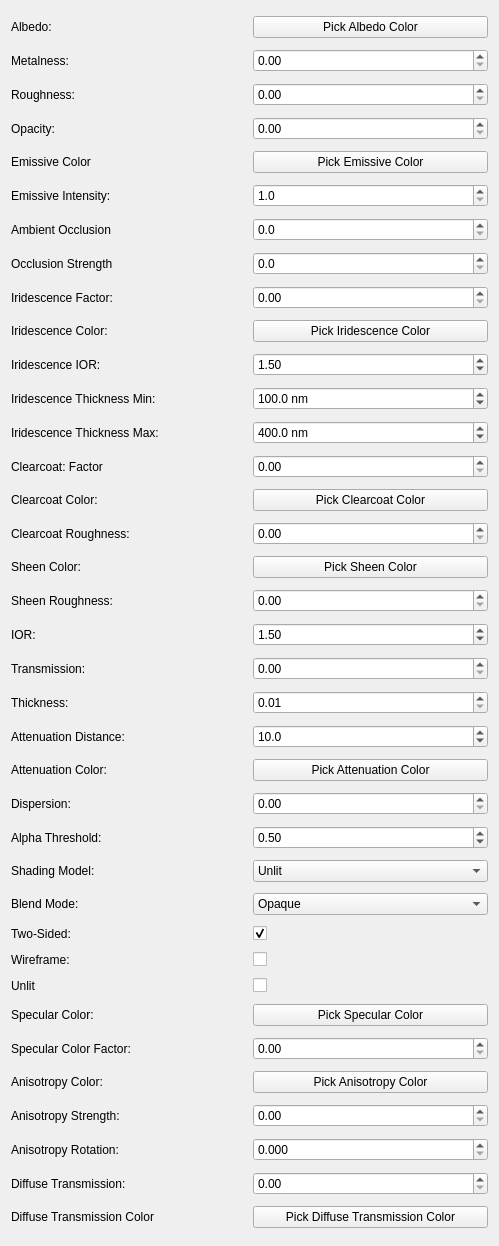
         <widget class="QWidget" name="scrollContents">
          <property name="geometry">
           <rect>
            <x>0</x>
            <y>-767</y>
            <width>499</width>
            <height>1246</height>
           </rect>
          </property>
          <layout class="QGridLayout" name="gridLayout_4">
           <item row="14" column="0">
            <widget class="QLabel" name="lblClearcoatcolor">
             <property name="text">
              <string>Clearcoat Color:</string>
             </property>
            </widget>
           </item>
           <item row="32" column="1">
            <widget class="QPushButton" name="btnAnisotropyColor">
             <property name="text">
              <string>Pick Anisotropy Color</string>
             </property>
            </widget>
           </item>
           <item row="7" column="1">
            <widget class="QDoubleSpinBox" name="occlusionStrengthSpin">
             <property name="decimals">
              <number>1</number>
             </property>
             <property name="minimum">
              <double>0.000000000000000</double>
             </property>
             <property name="maximum">
              <double>1.000000000000000</double>
             </property>
             <property name="singleStep">
              <double>0.100000000000000</double>
             </property>
             <property name="value">
              <double>0.000000000000000</double>
             </property>
            </widget>
           </item>
           <item row="15" column="1">
            <widget class="QDoubleSpinBox" name="clearcoatRoughnessSpin">
             <property name="decimals">
              <number>2</number>
             </property>
             <property name="minimum">
              <double>0.000000000000000</double>
             </property>
             <property name="maximum">
              <double>1.000000000000000</double>
             </property>
             <property name="singleStep">
              <double>0.010000000000000</double>
             </property>
             <property name="value">
              <double>0.000000000000000</double>
             </property>
            </widget>
           </item>
           <item row="28" column="1">
            <widget class="QCheckBox" name="wireframeCheck">
             <property name="text">
              <string/>
             </property>
            </widget>
           </item>
           <item row="25" column="0">
            <widget class="QLabel" name="lblShadingmodel">
             <property name="text">
              <string>Shading Model:</string>
             </property>
            </widget>
           </item>
           <item row="34" column="1">
            <widget class="QDoubleSpinBox" name="doubleSpinBoxAnisotropyRotation">
             <property name="decimals">
              <number>3</number>
             </property>
             <property name="minimum">
              <double>0.000000000000000</double>
             </property>
             <property name="maximum">
              <double>6.283000000000000</double>
             </property>
             <property name="singleStep">
              <double>0.100000000000000</double>
             </property>
            </widget>
           </item>
           <item row="25" column="1">
            <widget class="QComboBox" name="shadingCombo">
             <item>
              <property name="text">
               <string>Unlit</string>
              </property>
             </item>
             <item>
              <property name="text">
               <string>Blinn-Phong</string>
              </property>
             </item>
             <item>
              <property name="text">
               <string>PBR</string>
              </property>
             </item>
             <item>
              <property name="text">
               <string>Toon</string>
              </property>
             </item>
            </widget>
           </item>
           <item row="29" column="1">
            <widget class="QCheckBox" name="unlitCheck">
             <property name="text">
              <string/>
             </property>
            </widget>
           </item>
           <item row="35" column="0">
            <widget class="QLabel" name="lblDiffusetransmissionfactor">
             <property name="text">
              <string>Diffuse Transmission:</string>
             </property>
            </widget>
           </item>
           <item row="2" column="0">
            <widget class="QLabel" name="lblRoughness">
             <property name="text">
              <string>Roughness:</string>
             </property>
            </widget>
           </item>
           <item row="29" column="0">
            <widget class="QLabel" name="lblUnlit">
             <property name="text">
              <string>Unlit</string>
             </property>
            </widget>
           </item>
           <item row="34" column="0">
            <widget class="QLabel" name="lblAnisotropyrotation">
             <property name="text">
              <string>Anisotropy Rotation:</string>
             </property>
            </widget>
           </item>
           <item row="26" column="1">
            <widget class="QComboBox" name="blendCombo">
             <item>
              <property name="text">
               <string>Opaque</string>
              </property>
             </item>
             <item>
              <property name="text">
               <string>Masked</string>
              </property>
             </item>
             <item>
              <property name="text">
               <string>Alpha</string>
              </property>
             </item>
             <item>
              <property name="text">
               <string>Additive</string>
              </property>
             </item>
             <item>
              <property name="text">
               <string>Multiply</string>
              </property>
             </item>
            </widget>
           </item>
           <item row="17" column="0">
            <widget class="QLabel" name="lblSheenroughness">
             <property name="text">
              <string>Sheen Roughness:</string>
             </property>
            </widget>
           </item>
           <item row="27" column="0">
            <widget class="QLabel" name="lblTwosided">
             <property name="text">
              <string>Two-Sided:</string>
             </property>
            </widget>
           </item>
           <item row="33" column="0">
            <widget class="QLabel" name="lblAnisotropystrength">
             <property name="text">
              <string>Anisotropy Strength:</string>
             </property>
            </widget>
           </item>
           <item row="23" column="1">
            <widget class="QDoubleSpinBox" name="dispersionSpin">
             <property name="decimals">
              <number>2</number>
             </property>
             <property name="minimum">
              <double>0.000000000000000</double>
             </property>
             <property name="maximum">
              <double>1.000000000000000</double>
             </property>
             <property name="singleStep">
              <double>0.010000000000000</double>
             </property>
             <property name="value">
              <double>0.000000000000000</double>
             </property>
            </widget>
           </item>
           <item row="19" column="0">
            <widget class="QLabel" name="lblTransmission">
             <property name="text">
              <string>Transmission:</string>
             </property>
            </widget>
           </item>
           <item row="11" column="0">
            <widget class="QLabel" name="lblIridescencethicknessmin">
             <property name="text">
              <string>Iridescence Thickness Min:</string>
             </property>
            </widget>
           </item>
           <item row="21" column="0">
            <widget class="QLabel" name="lblAttenuationdistance">
             <property name="text">
              <string>Attenuation Distance:</string>
             </property>
            </widget>
           </item>
           <item row="22" column="0">
            <widget class="QLabel" name="lblAttenuationcolor">
             <property name="text">
              <string>Attenuation Color:</string>
             </property>
            </widget>
           </item>
           <item row="24" column="1">
            <widget class="QDoubleSpinBox" name="alphaThresholdSpin">
             <property name="decimals">
              <number>2</number>
             </property>
             <property name="minimum">
              <double>0.000000000000000</double>
             </property>
             <property name="maximum">
              <double>1.000000000000000</double>
             </property>
             <property name="singleStep">
              <double>0.010000000000000</double>
             </property>
             <property name="value">
              <double>0.500000000000000</double>
             </property>
            </widget>
           </item>
           <item row="24" column="0">
            <widget class="QLabel" name="lblAlphathreshold">
             <property name="text">
              <string>Alpha Threshold:</string>
             </property>
            </widget>
           </item>
           <item row="20" column="1">
            <widget class="QDoubleSpinBox" name="thicknessSpin">
             <property name="decimals">
              <number>2</number>
             </property>
             <property name="minimum">
              <double>0.010000000000000</double>
             </property>
             <property name="maximum">
              <double>10.000000000000000</double>
             </property>
             <property name="singleStep">
              <double>0.100000000000000</double>
             </property>
             <property name="value">
              <double>0.010000000000000</double>
             </property>
            </widget>
           </item>
           <item row="10" column="0">
            <widget class="QLabel" name="lblIridescenceior">
             <property name="text">
              <string>Iridescence IOR:</string>
             </property>
            </widget>
           </item>
           <item row="33" column="1">
            <widget class="QDoubleSpinBox" name="doubleSpinBoxAnisotropyStrength">
             <property name="decimals">
              <number>2</number>
             </property>
             <property name="minimum">
              <double>0.000000000000000</double>
             </property>
             <property name="maximum">
              <double>1.000000000000000</double>
             </property>
             <property name="singleStep">
              <double>0.010000000000000</double>
             </property>
            </widget>
           </item>
           <item row="21" column="1">
            <widget class="QDoubleSpinBox" name="attenuationDistanceSpin">
             <property name="decimals">
              <number>1</number>
             </property>
             <property name="minimum">
              <double>0.000000000000000</double>
             </property>
             <property name="maximum">
              <double>100.000000000000000</double>
             </property>
             <property name="singleStep">
              <double>0.100000000000000</double>
             </property>
             <property name="value">
              <double>10.000000000000000</double>
             </property>
            </widget>
           </item>
           <item row="18" column="0">
            <widget class="QLabel" name="lblIor">
             <property name="text">
              <string>IOR:</string>
             </property>
            </widget>
           </item>
           <item row="7" column="0">
            <widget class="QLabel" name="lblOcclusionStrength">
             <property name="text">
              <string>Occlusion Strength</string>
             </property>
            </widget>
           </item>
           <item row="35" column="1">
            <widget class="QDoubleSpinBox" name="doubleSpinBoxDiffuseTransmissionFactor">
             <property name="decimals">
              <number>2</number>
             </property>
             <property name="minimum">
              <double>0.000000000000000</double>
             </property>
             <property name="maximum">
              <double>1.000000000000000</double>
             </property>
             <property name="singleStep">
              <double>0.010000000000000</double>
             </property>
            </widget>
           </item>
           <item row="3" column="0">
            <widget class="QLabel" name="lblOpacity">
             <property name="text">
              <string>Opacity:</string>
             </property>
            </widget>
           </item>
           <item row="28" column="0">
            <widget class="QLabel" name="lblWireframe">
             <property name="text">
              <string>Wireframe:</string>
             </property>
            </widget>
           </item>
           <item row="8" column="1">
            <widget class="QDoubleSpinBox" name="iridescenceFactorSpin">
             <property name="decimals">
              <number>2</number>
             </property>
             <property name="minimum">
              <double>0.000000000000000</double>
             </property>
             <property name="maximum">
              <double>1.000000000000000</double>
             </property>
             <property name="singleStep">
              <double>0.010000000000000</double>
             </property>
             <property name="value">
              <double>0.000000000000000</double>
             </property>
            </widget>
           </item>
           <item row="31" column="1">
            <widget class="QDoubleSpinBox" name="doubleSpinBoxSpecularFactor">
             <property name="decimals">
              <number>2</number>
             </property>
             <property name="minimum">
              <double>0.000000000000000</double>
             </property>
             <property name="maximum">
              <double>1.000000000000000</double>
             </property>
             <property name="singleStep">
              <double>0.010000000000000</double>
             </property>
            </widget>
           </item>
           <item row="17" column="1">
            <widget class="QDoubleSpinBox" name="sheenRoughnessSpin">
             <property name="decimals">
              <number>2</number>
             </property>
             <property name="minimum">
              <double>0.000000000000000</double>
             </property>
             <property name="maximum">
              <double>1.000000000000000</double>
             </property>
             <property name="singleStep">
              <double>0.010000000000000</double>
             </property>
             <property name="value">
              <double>0.000000000000000</double>
             </property>
            </widget>
           </item>
           <item row="36" column="1">
            <widget class="QPushButton" name="btnDiffTransColor">
             <property name="text">
              <string>Pick Diffuse Transmission Color</string>
             </property>
            </widget>
           </item>
           <item row="16" column="1">
            <widget class="QPushButton" name="btnSheenColor">
             <property name="text">
              <string>Pick Sheen Color</string>
             </property>
            </widget>
           </item>
           <item row="10" column="1">
            <widget class="QDoubleSpinBox" name="iridescenceIorSpin">
             <property name="decimals">
              <number>2</number>
             </property>
             <property name="minimum">
              <double>1.000000000000000</double>
             </property>
             <property name="maximum">
              <double>2.500000000000000</double>
             </property>
             <property name="singleStep">
              <double>0.010000000000000</double>
             </property>
             <property name="value">
              <double>1.500000000000000</double>
             </property>
            </widget>
           </item>
           <item row="18" column="1">
            <widget class="QDoubleSpinBox" name="iorSpin">
             <property name="decimals">
              <number>2</number>
             </property>
             <property name="minimum">
              <double>1.000000000000000</double>
             </property>
             <property name="maximum">
              <double>3.000000000000000</double>
             </property>
             <property name="singleStep">
              <double>0.010000000000000</double>
             </property>
             <property name="value">
              <double>1.500000000000000</double>
             </property>
            </widget>
           </item>
           <item row="12" column="0">
            <widget class="QLabel" name="lblIridescencethicknessmax">
             <property name="text">
              <string>Iridescence Thickness Max:</string>
             </property>
            </widget>
           </item>
           <item row="8" column="0">
            <widget class="QLabel" name="lblIridescencefactor">
             <property name="text">
              <string>Iridescence Factor:</string>
             </property>
            </widget>
           </item>
           <item row="5" column="0">
            <widget class="QLabel" name="lblEmissive">
             <property name="text">
              <string>Emissive Intensity:</string>
             </property>
            </widget>
           </item>
           <item row="32" column="0">
            <widget class="QLabel" name="lblAnisotropycolor">
             <property name="text">
              <string>Anisotropy Color:</string>
             </property>
            </widget>
           </item>
           <item row="16" column="0">
            <widget class="QLabel" name="lblSheencolor">
             <property name="text">
              <string>Sheen Color:</string>
             </property>
            </widget>
           </item>
           <item row="14" column="1">
            <widget class="QPushButton" name="btnCCColor">
             <property name="text">
              <string>Pick Clearcoat Color</string>
             </property>
            </widget>
           </item>
           <item row="26" column="0">
            <widget class="QLabel" name="lblBlendmode">
             <property name="text">
              <string>Blend Mode:</string>
             </property>
            </widget>
           </item>
           <item row="13" column="0">
            <widget class="QLabel" name="lblClearcoat">
             <property name="text">
              <string>Clearcoat: Factor</string>
             </property>
            </widget>
           </item>
           <item row="6" column="1">
            <widget class="QDoubleSpinBox" name="aoSpin">
             <property name="decimals">
              <number>1</number>
             </property>
             <property name="minimum">
              <double>0.000000000000000</double>
             </property>
             <property name="maximum">
              <double>1.000000000000000</double>
             </property>
             <property name="singleStep">
              <double>0.100000000000000</double>
             </property>
             <property name="value">
              <double>0.000000000000000</double>
             </property>
            </widget>
           </item>
           <item row="23" column="0">
            <widget class="QLabel" name="lblDispersion">
             <property name="text">
              <string>Dispersion:</string>
             </property>
            </widget>
           </item>
           <item row="30" column="1">
            <widget class="QPushButton" name="btnSpecularColor">
             <property name="text">
              <string>Pick Specular Color</string>
             </property>
            </widget>
           </item>
           <item row="3" column="1">
            <widget class="QDoubleSpinBox" name="opacitySpin">
             <property name="decimals">
              <number>2</number>
             </property>
             <property name="minimum">
              <double>0.000000000000000</double>
             </property>
             <property name="maximum">
              <double>1.000000000000000</double>
             </property>
             <property name="singleStep">
              <double>0.010000000000000</double>
             </property>
            </widget>
           </item>
           <item row="22" column="1">
            <widget class="QPushButton" name="btnAttenuationColor">
             <property name="text">
              <string>Pick Attenuation Color</string>
             </property>
            </widget>
           </item>
           <item row="13" column="1">
            <widget class="QDoubleSpinBox" name="clearcoatSpin">
             <property name="decimals">
              <number>2</number>
             </property>
             <property name="minimum">
              <double>0.000000000000000</double>
             </property>
             <property name="maximum">
              <double>1.000000000000000</double>
             </property>
             <property name="singleStep">
              <double>0.010000000000000</double>
             </property>
             <property name="value">
              <double>0.000000000000000</double>
             </property>
            </widget>
           </item>
           <item row="9" column="1">
            <widget class="QPushButton" name="btnIridColor">
             <property name="text">
              <string>Pick Iridescence Color</string>
             </property>
            </widget>
           </item>
           <item row="36" column="0">
            <widget class="QLabel" name="lblDiffuseTransmissionColor">
             <property name="text">
              <string>Diffuse Transmission Color</string>
             </property>
            </widget>
           </item>
           <item row="12" column="1">
            <widget class="QDoubleSpinBox" name="iridescenceThicknessMaxSpin">
             <property name="suffix">
              <string> nm</string>
             </property>
             <property name="decimals">
              <number>1</number>
             </property>
             <property name="minimum">
              <double>50.000000000000000</double>
             </property>
             <property name="maximum">
              <double>1500.000000000000000</double>
             </property>
             <property name="singleStep">
              <double>10.000000000000000</double>
             </property>
             <property name="value">
              <double>400.000000000000000</double>
             </property>
            </widget>
           </item>
           <item row="31" column="0">
            <widget class="QLabel" name="lblSpecularcolorfactor">
             <property name="text">
              <string>Specular Color Factor:</string>
             </property>
            </widget>
           </item>
           <item row="6" column="0">
            <widget class="QLabel" name="lblAmbientOcclusion">
             <property name="text">
              <string>Ambient Occlusion</string>
             </property>
            </widget>
           </item>
           <item row="11" column="1">
            <widget class="QDoubleSpinBox" name="iridescenceThicknessMinSpin">
             <property name="suffix">
              <string> nm</string>
             </property>
             <property name="decimals">
              <number>1</number>
             </property>
             <property name="minimum">
              <double>0.000000000000000</double>
             </property>
             <property name="maximum">
              <double>500.000000000000000</double>
             </property>
             <property name="singleStep">
              <double>10.000000000000000</double>
             </property>
             <property name="value">
              <double>100.000000000000000</double>
             </property>
            </widget>
           </item>
           <item row="0" column="0">
            <widget class="QLabel" name="lblAlbedo">
             <property name="text">
              <string>Albedo:</string>
             </property>
            </widget>
           </item>
           <item row="30" column="0">
            <widget class="QLabel" name="lblSpecularcolor">
             <property name="text">
              <string>Specular Color:</string>
             </property>
            </widget>
           </item>
           <item row="19" column="1">
            <widget class="QDoubleSpinBox" name="transmissionSpin">
             <property name="decimals">
              <number>2</number>
             </property>
             <property name="minimum">
              <double>0.000000000000000</double>
             </property>
             <property name="maximum">
              <double>1.000000000000000</double>
             </property>
             <property name="singleStep">
              <double>0.010000000000000</double>
             </property>
             <property name="value">
              <double>0.000000000000000</double>
             </property>
            </widget>
           </item>
           <item row="5" column="1">
            <widget class="QDoubleSpinBox" name="emissiveSpin">
             <property name="decimals">
              <number>1</number>
             </property>
             <property name="minimum">
              <double>1.000000000000000</double>
             </property>
             <property name="maximum">
              <double>10.000000000000000</double>
             </property>
             <property name="singleStep">
              <double>0.100000000000000</double>
             </property>
             <property name="value">
              <double>1.000000000000000</double>
             </property>
            </widget>
           </item>
           <item row="0" column="1">
            <widget class="QPushButton" name="btnAlbedoColor">
             <property name="text">
              <string>Pick Albedo Color</string>
             </property>
            </widget>
           </item>
           <item row="15" column="0">
            <widget class="QLabel" name="lblClearcoatroughness">
             <property name="text">
              <string>Clearcoat Roughness:</string>
             </property>
            </widget>
           </item>
           <item row="20" column="0">
            <widget class="QLabel" name="lblThickness">
             <property name="text">
              <string>Thickness:</string>
             </property>
            </widget>
           </item>
           <item row="9" column="0">
            <widget class="QLabel" name="lblIridescencecolor">
             <property name="text">
              <string>Iridescence Color:</string>
             </property>
            </widget>
           </item>
           <item row="1" column="1">
            <widget class="QDoubleSpinBox" name="metalnessSpin">
             <property name="decimals">
              <number>2</number>
             </property>
             <property name="minimum">
              <double>0.000000000000000</double>
             </property>
             <property name="maximum">
              <double>1.000000000000000</double>
             </property>
             <property name="singleStep">
              <double>0.010000000000000</double>
             </property>
            </widget>
           </item>
           <item row="27" column="1">
            <widget class="QCheckBox" name="twoSidedCheck">
             <property name="text">
              <string/>
             </property>
             <property name="checked">
              <bool>true</bool>
             </property>
            </widget>
           </item>
           <item row="1" column="0">
            <widget class="QLabel" name="lblMetalness">
             <property name="text">
              <string>Metalness:</string>
             </property>
            </widget>
           </item>
           <item row="2" column="1">
            <widget class="QDoubleSpinBox" name="roughnessSpin">
             <property name="decimals">
              <number>2</number>
             </property>
             <property name="minimum">
              <double>0.000000000000000</double>
             </property>
             <property name="maximum">
              <double>1.000000000000000</double>
             </property>
             <property name="singleStep">
              <double>0.010000000000000</double>
             </property>
            </widget>
           </item>
           <item row="4" column="0">
            <widget class="QLabel" name="lblEmissiveColor">
             <property name="text">
              <string>Emissive Color</string>
             </property>
            </widget>
           </item>
           <item row="4" column="1">
            <widget class="QPushButton" name="btnEmissiveColor">
             <property name="text">
              <string>Pick Emissive Color</string>
             </property>
            </widget>
           </item>
          </layout>
         </widget>
